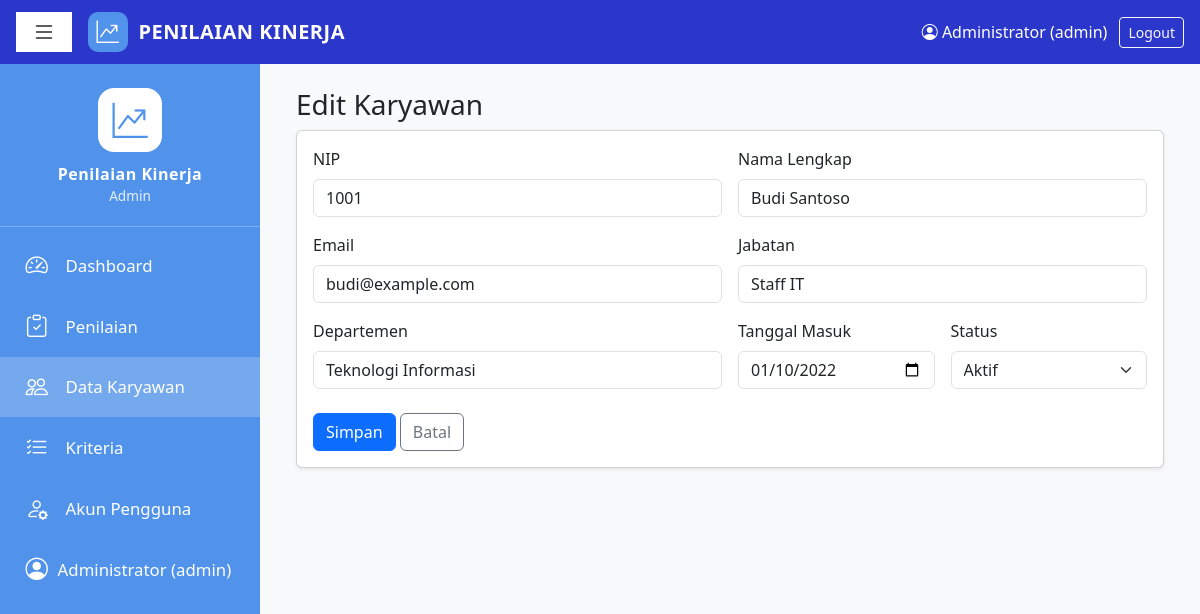
/employee_form.php?id=1 (signed in), run on the app's committed database.
### tables this page shows
CREATE TABLE employees (
  id INT AUTO_INCREMENT PRIMARY KEY,
  nip VARCHAR(30) NOT NULL UNIQUE,
  name VARCHAR(100) NOT NULL,
  email VARCHAR(100) NULL,
  position VARCHAR(100) NOT NULL,
  department VARCHAR(100) NOT NULL,
  join_date DATE NOT NULL,
  status ENUM('aktif','nonaktif') NOT NULL DEFAULT 'aktif',
  created_at TIMESTAMP DEFAULT CURRENT_TIMESTAMP
);

### config.php (called while the page is built, shortened)
<?php
function e($s): string { return htmlspecialchars((string)$s, ENT_QUOTES, 'UTF-8'); }

### employee_form.php (the view, shortened to what this page needs)
<?php
require 'config.php';
$id = (int)($_GET['id'] ?? 0);
$data = ['nip' => '', 'name' => '', 'email' => '', 'position' => '', 'department' => '',
         'join_date' => date('Y-m-d'), 'status' => 'aktif'];
if ($id) {
    $stmt = $pdo->prepare('SELECT * FROM employees WHERE id = ?');
    $stmt->execute([$id]);
    $data = $stmt->fetch();
}
$title = $id ? 'Edit Karyawan' : 'Tambah Karyawan';
require 'header.php';
?>
<h3><?= e($title) ?></h3>
<form method="POST" class="card shadow-sm card-body">
    <div class="row g-3">
        <div class="col-md-6"><label class="form-label">NIP</label>
            <input type="text" name="nip" class="form-control" value="<?= e($data['nip']) ?>" required></div>
        <div class="col-md-6"><label class="form-label">Nama Lengkap</label>
            <input type="text" name="name" class="form-control" value="<?= e($data['name']) ?>" required></div>
        <div class="col-md-6"><label class="form-label">Email</label>
            <input type="email" name="email" class="form-control" value="<?= e($data['email']) ?>"></div>
        <div class="col-md-6"><label class="form-label">Jabatan</label>
            <input type="text" name="position" class="form-control" value="<?= e($data['position']) ?>" required></div>
        <div class="col-md-6"><label class="form-label">Departemen</label>
            <input type="text" name="department" class="form-control" value="<?= e($data['department']) ?>" required></div>
        <div class="col-md-3"><label class="form-label">Tanggal Masuk</label>
            <input type="date" name="join_date" class="form-control" value="<?= e($data['join_date']) ?>" required></div>
        <div class="col-md-3"><label class="form-label">Status</label>
            <select name="status" class="form-select">
                <?php foreach (['aktif', 'nonaktif'] as $s): ?>
                    <option value="<?= $s ?>" <?= $data['status'] === $s ? 'selected' : '' ?>><?= ucfirst($s) ?></option>
                <?php endforeach; ?>
            </select></div>
    </div>
    <div class="mt-4">
        <button class="btn btn-primary">Simpan</button>
        <a href="employees.php" class="btn btn-outline-secondary">Batal</a>
    </div>
</form>
<?php require 'footer.php'; ?>

### header.php (style rules this page uses)
:root { --top-h: 64px; --side-w: 260px; --c-top: #2b36cb; --c-side: #5193ea; }

### data on the page
employees: nip "1001", name "Budi Santoso", email "budi@example.com", position "Staff IT", department "Teknologi Informasi", join_date "01/10/2022", status "Aktif"

### other printed values
$_SESSION['user']['name'] "Administrator"
$_SESSION['user']['role'] "admin"
$_SESSION['user']['role'] "Admin"
$title "Edit Karyawan"
